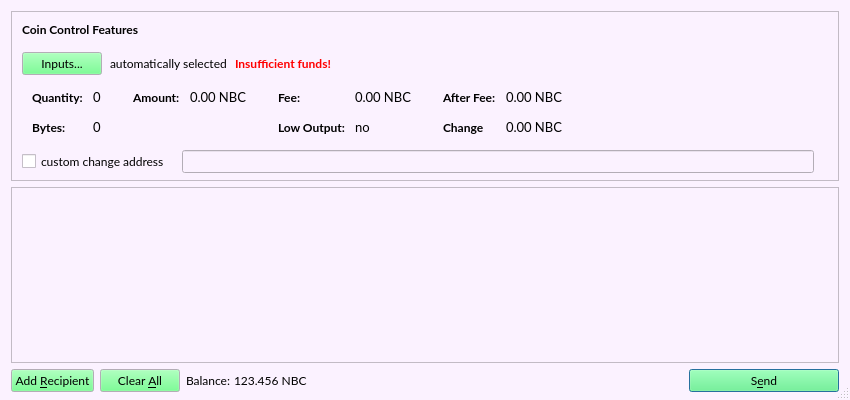
<?xml version="1.0" encoding="UTF-8"?>
<ui version="4.0">
 <class>SendCoinsDialog</class>
 <widget class="QDialog" name="SendCoinsDialog">
  <property name="geometry">
   <rect>
    <x>0</x>
    <y>0</y>
    <width>850</width>
    <height>400</height>
   </rect>
  </property>
  <property name="palette">
   <palette>
    <active>
     <colorrole role="WindowText">
      <brush brushstyle="SolidPattern">
       <color alpha="255">
        <red>0</red>
        <green>0</green>
        <blue>0</blue>
       </color>
      </brush>
     </colorrole>
     <colorrole role="Button">
      <brush brushstyle="SolidPattern">
       <color alpha="255">
        <red>85</red>
        <green>255</green>
        <blue>119</blue>
       </color>
      </brush>
     </colorrole>
     <colorrole role="Light">
      <brush brushstyle="SolidPattern">
       <color alpha="255">
        <red>213</red>
        <green>255</green>
        <blue>221</blue>
       </color>
      </brush>
     </colorrole>
     <colorrole role="Midlight">
      <brush brushstyle="SolidPattern">
       <color alpha="255">
        <red>149</red>
        <green>255</green>
        <blue>170</blue>
       </color>
      </brush>
     </colorrole>
     <colorrole role="Dark">
      <brush brushstyle="SolidPattern">
       <color alpha="255">
        <red>42</red>
        <green>127</green>
        <blue>59</blue>
       </color>
      </brush>
     </colorrole>
     <colorrole role="Mid">
      <brush brushstyle="SolidPattern">
       <color alpha="255">
        <red>56</red>
        <green>170</green>
        <blue>79</blue>
       </color>
      </brush>
     </colorrole>
     <colorrole role="Text">
      <brush brushstyle="SolidPattern">
       <color alpha="255">
        <red>0</red>
        <green>0</green>
        <blue>0</blue>
       </color>
      </brush>
     </colorrole>
     <colorrole role="BrightText">
      <brush brushstyle="SolidPattern">
       <color alpha="255">
        <red>255</red>
        <green>255</green>
        <blue>255</blue>
       </color>
      </brush>
     </colorrole>
     <colorrole role="ButtonText">
      <brush brushstyle="SolidPattern">
       <color alpha="255">
        <red>0</red>
        <green>0</green>
        <blue>0</blue>
       </color>
      </brush>
     </colorrole>
     <colorrole role="Base">
      <brush brushstyle="SolidPattern">
       <color alpha="255">
        <red>255</red>
        <green>255</green>
        <blue>255</blue>
       </color>
      </brush>
     </colorrole>
     <colorrole role="Window">
      <brush brushstyle="SolidPattern">
       <color alpha="255">
        <red>251</red>
        <green>242</green>
        <blue>255</blue>
       </color>
      </brush>
     </colorrole>
     <colorrole role="Shadow">
      <brush brushstyle="SolidPattern">
       <color alpha="255">
        <red>0</red>
        <green>0</green>
        <blue>0</blue>
       </color>
      </brush>
     </colorrole>
     <colorrole role="AlternateBase">
      <brush brushstyle="SolidPattern">
       <color alpha="255">
        <red>170</red>
        <green>255</green>
        <blue>187</blue>
       </color>
      </brush>
     </colorrole>
     <colorrole role="ToolTipBase">
      <brush brushstyle="SolidPattern">
       <color alpha="255">
        <red>255</red>
        <green>255</green>
        <blue>220</blue>
       </color>
      </brush>
     </colorrole>
     <colorrole role="ToolTipText">
      <brush brushstyle="SolidPattern">
       <color alpha="255">
        <red>0</red>
        <green>0</green>
        <blue>0</blue>
       </color>
      </brush>
     </colorrole>
     <colorrole role="PlaceholderText">
      <brush brushstyle="SolidPattern">
       <color alpha="128">
        <red>0</red>
        <green>0</green>
        <blue>0</blue>
       </color>
      </brush>
     </colorrole>
    </active>
    <inactive>
     <colorrole role="WindowText">
      <brush brushstyle="SolidPattern">
       <color alpha="255">
        <red>0</red>
        <green>0</green>
        <blue>0</blue>
       </color>
      </brush>
     </colorrole>
     <colorrole role="Button">
      <brush brushstyle="SolidPattern">
       <color alpha="255">
        <red>85</red>
        <green>255</green>
        <blue>119</blue>
       </color>
      </brush>
     </colorrole>
     <colorrole role="Light">
      <brush brushstyle="SolidPattern">
       <color alpha="255">
        <red>213</red>
        <green>255</green>
        <blue>221</blue>
       </color>
      </brush>
     </colorrole>
     <colorrole role="Midlight">
      <brush brushstyle="SolidPattern">
       <color alpha="255">
        <red>149</red>
        <green>255</green>
        <blue>170</blue>
       </color>
      </brush>
     </colorrole>
     <colorrole role="Dark">
      <brush brushstyle="SolidPattern">
       <color alpha="255">
        <red>42</red>
        <green>127</green>
        <blue>59</blue>
       </color>
      </brush>
     </colorrole>
     <colorrole role="Mid">
      <brush brushstyle="SolidPattern">
       <color alpha="255">
        <red>56</red>
        <green>170</green>
        <blue>79</blue>
       </color>
      </brush>
     </colorrole>
     <colorrole role="Text">
      <brush brushstyle="SolidPattern">
       <color alpha="255">
        <red>0</red>
        <green>0</green>
        <blue>0</blue>
       </color>
      </brush>
     </colorrole>
     <colorrole role="BrightText">
      <brush brushstyle="SolidPattern">
       <color alpha="255">
        <red>255</red>
        <green>255</green>
        <blue>255</blue>
       </color>
      </brush>
     </colorrole>
     <colorrole role="ButtonText">
      <brush brushstyle="SolidPattern">
       <color alpha="255">
        <red>0</red>
        <green>0</green>
        <blue>0</blue>
       </color>
      </brush>
     </colorrole>
     <colorrole role="Base">
      <brush brushstyle="SolidPattern">
       <color alpha="255">
        <red>255</red>
        <green>255</green>
        <blue>255</blue>
       </color>
      </brush>
     </colorrole>
     <colorrole role="Window">
      <brush brushstyle="SolidPattern">
       <color alpha="255">
        <red>251</red>
        <green>242</green>
        <blue>255</blue>
       </color>
      </brush>
     </colorrole>
     <colorrole role="Shadow">
      <brush brushstyle="SolidPattern">
       <color alpha="255">
        <red>0</red>
        <green>0</green>
        <blue>0</blue>
       </color>
      </brush>
     </colorrole>
     <colorrole role="AlternateBase">
      <brush brushstyle="SolidPattern">
       <color alpha="255">
        <red>170</red>
        <green>255</green>
        <blue>187</blue>
       </color>
      </brush>
     </colorrole>
     <colorrole role="ToolTipBase">
      <brush brushstyle="SolidPattern">
       <color alpha="255">
        <red>255</red>
        <green>255</green>
        <blue>220</blue>
       </color>
      </brush>
     </colorrole>
     <colorrole role="ToolTipText">
      <brush brushstyle="SolidPattern">
       <color alpha="255">
        <red>0</red>
        <green>0</green>
        <blue>0</blue>
       </color>
      </brush>
     </colorrole>
     <colorrole role="PlaceholderText">
      <brush brushstyle="SolidPattern">
       <color alpha="128">
        <red>0</red>
        <green>0</green>
        <blue>0</blue>
       </color>
      </brush>
     </colorrole>
    </inactive>
    <disabled>
     <colorrole role="WindowText">
      <brush brushstyle="SolidPattern">
       <color alpha="255">
        <red>42</red>
        <green>127</green>
        <blue>59</blue>
       </color>
      </brush>
     </colorrole>
     <colorrole role="Button">
      <brush brushstyle="SolidPattern">
       <color alpha="255">
        <red>85</red>
        <green>255</green>
        <blue>119</blue>
       </color>
      </brush>
     </colorrole>
     <colorrole role="Light">
      <brush brushstyle="SolidPattern">
       <color alpha="255">
        <red>213</red>
        <green>255</green>
        <blue>221</blue>
       </color>
      </brush>
     </colorrole>
     <colorrole role="Midlight">
      <brush brushstyle="SolidPattern">
       <color alpha="255">
        <red>149</red>
        <green>255</green>
        <blue>170</blue>
       </color>
      </brush>
     </colorrole>
     <colorrole role="Dark">
      <brush brushstyle="SolidPattern">
       <color alpha="255">
        <red>42</red>
        <green>127</green>
        <blue>59</blue>
       </color>
      </brush>
     </colorrole>
     <colorrole role="Mid">
      <brush brushstyle="SolidPattern">
       <color alpha="255">
        <red>56</red>
        <green>170</green>
        <blue>79</blue>
       </color>
      </brush>
     </colorrole>
     <colorrole role="Text">
      <brush brushstyle="SolidPattern">
       <color alpha="255">
        <red>42</red>
        <green>127</green>
        <blue>59</blue>
       </color>
      </brush>
     </colorrole>
     <colorrole role="BrightText">
      <brush brushstyle="SolidPattern">
       <color alpha="255">
        <red>255</red>
        <green>255</green>
        <blue>255</blue>
       </color>
      </brush>
     </colorrole>
     <colorrole role="ButtonText">
      <brush brushstyle="SolidPattern">
       <color alpha="255">
        <red>42</red>
        <green>127</green>
        <blue>59</blue>
       </color>
      </brush>
     </colorrole>
     <colorrole role="Base">
      <brush brushstyle="SolidPattern">
       <color alpha="255">
        <red>251</red>
        <green>242</green>
        <blue>255</blue>
       </color>
      </brush>
     </colorrole>
     <colorrole role="Window">
      <brush brushstyle="SolidPattern">
       <color alpha="255">
        <red>251</red>
        <green>242</green>
        <blue>255</blue>
       </color>
      </brush>
     </colorrole>
     <colorrole role="Shadow">
      <brush brushstyle="SolidPattern">
       <color alpha="255">
        <red>0</red>
        <green>0</green>
        <blue>0</blue>
       </color>
      </brush>
     </colorrole>
     <colorrole role="AlternateBase">
      <brush brushstyle="SolidPattern">
       <color alpha="255">
        <red>85</red>
        <green>255</green>
        <blue>119</blue>
       </color>
      </brush>
     </colorrole>
     <colorrole role="ToolTipBase">
      <brush brushstyle="SolidPattern">
       <color alpha="255">
        <red>255</red>
        <green>255</green>
        <blue>220</blue>
       </color>
      </brush>
     </colorrole>
     <colorrole role="ToolTipText">
      <brush brushstyle="SolidPattern">
       <color alpha="255">
        <red>0</red>
        <green>0</green>
        <blue>0</blue>
       </color>
      </brush>
     </colorrole>
     <colorrole role="PlaceholderText">
      <brush brushstyle="SolidPattern">
       <color alpha="128">
        <red>0</red>
        <green>0</green>
        <blue>0</blue>
       </color>
      </brush>
     </colorrole>
    </disabled>
   </palette>
  </property>
  <property name="font">
   <font>
    <family>Lato</family>
   </font>
  </property>
  <property name="windowTitle">
   <string>Send Coins</string>
  </property>
  <property name="windowIcon">
   <iconset>
    <normaloff>../../../../../@media/favicon.ico</normaloff>../../../../../@media/favicon.ico</iconset>
  </property>
  <property name="autoFillBackground">
   <bool>true</bool>
  </property>
  <property name="styleSheet">
   <string notr="true"/>
  </property>
  <property name="sizeGripEnabled">
   <bool>true</bool>
  </property>
  <property name="modal">
   <bool>true</bool>
  </property>
  <layout class="QVBoxLayout" name="verticalLayout" stretch="0,1,0">
   <property name="bottomMargin">
    <number>8</number>
   </property>
   <item>
    <widget class="QFrame" name="frameCoinControl">
     <property name="sizePolicy">
      <sizepolicy hsizetype="Expanding" vsizetype="Expanding">
       <horstretch>0</horstretch>
       <verstretch>0</verstretch>
      </sizepolicy>
     </property>
     <property name="maximumSize">
      <size>
       <width>16777215</width>
       <height>16777215</height>
      </size>
     </property>
     <property name="frameShape">
      <enum>QFrame::StyledPanel</enum>
     </property>
     <property name="frameShadow">
      <enum>QFrame::Sunken</enum>
     </property>
     <layout class="QVBoxLayout" name="verticalLayoutCoinControl2">
      <property name="spacing">
       <number>6</number>
      </property>
      <property name="leftMargin">
       <number>0</number>
      </property>
      <property name="topMargin">
       <number>0</number>
      </property>
      <property name="rightMargin">
       <number>0</number>
      </property>
      <property name="bottomMargin">
       <number>6</number>
      </property>
      <item>
       <layout class="QVBoxLayout" name="verticalLayoutCoinControl" stretch="0,0,0,0,1">
        <property name="spacing">
         <number>0</number>
        </property>
        <property name="leftMargin">
         <number>10</number>
        </property>
        <property name="topMargin">
         <number>10</number>
        </property>
        <item>
         <layout class="QHBoxLayout" name="horizontalLayoutCoinControl1">
          <property name="bottomMargin">
           <number>15</number>
          </property>
          <item>
           <widget class="QLabel" name="labelCoinControlFeatures">
            <property name="sizePolicy">
             <sizepolicy hsizetype="Preferred" vsizetype="Maximum">
              <horstretch>0</horstretch>
              <verstretch>0</verstretch>
             </sizepolicy>
            </property>
            <property name="font">
             <font>
              <weight>75</weight>
              <bold>true</bold>
             </font>
            </property>
            <property name="styleSheet">
             <string notr="true">font-weight:bold;</string>
            </property>
            <property name="text">
             <string>Coin Control Features</string>
            </property>
           </widget>
          </item>
         </layout>
        </item>
        <item>
         <layout class="QHBoxLayout" name="horizontalLayoutCoinControl2" stretch="0,0,0,0">
          <property name="spacing">
           <number>8</number>
          </property>
          <property name="bottomMargin">
           <number>10</number>
          </property>
          <item>
           <widget class="QPushButton" name="pushButtonCoinControl">
            <property name="styleSheet">
             <string notr="true"/>
            </property>
            <property name="text">
             <string>Inputs...</string>
            </property>
           </widget>
          </item>
          <item>
           <widget class="QLabel" name="labelCoinControlAutomaticallySelected">
            <property name="text">
             <string>automatically selected</string>
            </property>
            <property name="margin">
             <number>5</number>
            </property>
           </widget>
          </item>
          <item>
           <widget class="QLabel" name="labelCoinControlInsuffFunds">
            <property name="font">
             <font>
              <weight>75</weight>
              <bold>true</bold>
             </font>
            </property>
            <property name="styleSheet">
             <string notr="true">color:red;font-weight:bold;</string>
            </property>
            <property name="text">
             <string>Insufficient funds!</string>
            </property>
            <property name="margin">
             <number>5</number>
            </property>
           </widget>
          </item>
          <item>
           <spacer name="horizontalSpacerCoinControl">
            <property name="orientation">
             <enum>Qt::Horizontal</enum>
            </property>
            <property name="sizeHint" stdset="0">
             <size>
              <width>40</width>
              <height>1</height>
             </size>
            </property>
           </spacer>
          </item>
         </layout>
        </item>
        <item>
         <widget class="QWidget" name="widgetCoinControl" native="true">
          <property name="sizePolicy">
           <sizepolicy hsizetype="Preferred" vsizetype="Preferred">
            <horstretch>0</horstretch>
            <verstretch>0</verstretch>
           </sizepolicy>
          </property>
          <property name="minimumSize">
           <size>
            <width>0</width>
            <height>0</height>
           </size>
          </property>
          <property name="styleSheet">
           <string notr="true"/>
          </property>
          <layout class="QHBoxLayout" name="horizontalLayoutCoinControl5">
           <property name="leftMargin">
            <number>0</number>
           </property>
           <property name="topMargin">
            <number>0</number>
           </property>
           <property name="rightMargin">
            <number>0</number>
           </property>
           <property name="bottomMargin">
            <number>0</number>
           </property>
           <item>
            <layout class="QHBoxLayout" name="horizontalLayoutCoinControl3" stretch="0,0,0,1">
             <property name="spacing">
              <number>20</number>
             </property>
             <property name="topMargin">
              <number>0</number>
             </property>
             <property name="bottomMargin">
              <number>10</number>
             </property>
             <item>
              <layout class="QFormLayout" name="formLayoutCoinControl1">
               <property name="horizontalSpacing">
                <number>10</number>
               </property>
               <property name="verticalSpacing">
                <number>14</number>
               </property>
               <property name="leftMargin">
                <number>10</number>
               </property>
               <property name="topMargin">
                <number>4</number>
               </property>
               <property name="rightMargin">
                <number>6</number>
               </property>
               <item row="0" column="0">
                <widget class="QLabel" name="labelCoinControlQuantityText">
                 <property name="styleSheet">
                  <string notr="true">font-weight:bold;</string>
                 </property>
                 <property name="text">
                  <string>Quantity:</string>
                 </property>
                 <property name="margin">
                  <number>0</number>
                 </property>
                </widget>
               </item>
               <item row="0" column="1">
                <widget class="QLabel" name="labelCoinControlQuantity">
                 <property name="font">
                  <font>
                   <family>Monospace</family>
                   <pointsize>10</pointsize>
                  </font>
                 </property>
                 <property name="cursor">
                  <cursorShape>IBeamCursor</cursorShape>
                 </property>
                 <property name="contextMenuPolicy">
                  <enum>Qt::ActionsContextMenu</enum>
                 </property>
                 <property name="text">
                  <string>0</string>
                 </property>
                 <property name="margin">
                  <number>0</number>
                 </property>
                 <property name="textInteractionFlags">
                  <set>Qt::LinksAccessibleByMouse|Qt::TextSelectableByKeyboard|Qt::TextSelectableByMouse</set>
                 </property>
                </widget>
               </item>
               <item row="1" column="0">
                <widget class="QLabel" name="labelCoinControlBytesText">
                 <property name="styleSheet">
                  <string notr="true">font-weight:bold;</string>
                 </property>
                 <property name="text">
                  <string>Bytes:</string>
                 </property>
                </widget>
               </item>
               <item row="1" column="1">
                <widget class="QLabel" name="labelCoinControlBytes">
                 <property name="font">
                  <font>
                   <family>Monospace</family>
                   <pointsize>10</pointsize>
                  </font>
                 </property>
                 <property name="cursor">
                  <cursorShape>IBeamCursor</cursorShape>
                 </property>
                 <property name="contextMenuPolicy">
                  <enum>Qt::ActionsContextMenu</enum>
                 </property>
                 <property name="text">
                  <string>0</string>
                 </property>
                 <property name="textInteractionFlags">
                  <set>Qt::LinksAccessibleByMouse|Qt::TextSelectableByKeyboard|Qt::TextSelectableByMouse</set>
                 </property>
                </widget>
               </item>
              </layout>
             </item>
             <item>
              <layout class="QFormLayout" name="formLayoutCoinControl2">
               <property name="horizontalSpacing">
                <number>10</number>
               </property>
               <property name="verticalSpacing">
                <number>14</number>
               </property>
               <property name="leftMargin">
                <number>6</number>
               </property>
               <property name="topMargin">
                <number>4</number>
               </property>
               <property name="rightMargin">
                <number>6</number>
               </property>
               <item row="0" column="0">
                <widget class="QLabel" name="labelCoinControlAmountText">
                 <property name="styleSheet">
                  <string notr="true">font-weight:bold;</string>
                 </property>
                 <property name="text">
                  <string>Amount:</string>
                 </property>
                 <property name="margin">
                  <number>0</number>
                 </property>
                </widget>
               </item>
               <item row="0" column="1">
                <widget class="QLabel" name="labelCoinControlAmount">
                 <property name="font">
                  <font>
                   <family>Monospace</family>
                   <pointsize>10</pointsize>
                  </font>
                 </property>
                 <property name="cursor">
                  <cursorShape>IBeamCursor</cursorShape>
                 </property>
                 <property name="contextMenuPolicy">
                  <enum>Qt::ActionsContextMenu</enum>
                 </property>
                 <property name="text">
                  <string notr="true">0.00 NBC</string>
                 </property>
                 <property name="textInteractionFlags">
                  <set>Qt::LinksAccessibleByMouse|Qt::TextSelectableByKeyboard|Qt::TextSelectableByMouse</set>
                 </property>
                </widget>
               </item>
              </layout>
             </item>
             <item>
              <layout class="QFormLayout" name="formLayoutCoinControl3">
               <property name="horizontalSpacing">
                <number>10</number>
               </property>
               <property name="verticalSpacing">
                <number>14</number>
               </property>
               <property name="leftMargin">
                <number>6</number>
               </property>
               <property name="topMargin">
                <number>4</number>
               </property>
               <property name="rightMargin">
                <number>6</number>
               </property>
               <item row="0" column="0">
                <widget class="QLabel" name="labelCoinControlFeeText">
                 <property name="styleSheet">
                  <string notr="true">font-weight:bold;</string>
                 </property>
                 <property name="text">
                  <string>Fee:</string>
                 </property>
                 <property name="margin">
                  <number>0</number>
                 </property>
                </widget>
               </item>
               <item row="0" column="1">
                <widget class="QLabel" name="labelCoinControlFee">
                 <property name="font">
                  <font>
                   <family>Monospace</family>
                   <pointsize>10</pointsize>
                  </font>
                 </property>
                 <property name="cursor">
                  <cursorShape>IBeamCursor</cursorShape>
                 </property>
                 <property name="contextMenuPolicy">
                  <enum>Qt::ActionsContextMenu</enum>
                 </property>
                 <property name="text">
                  <string notr="true">0.00 NBC</string>
                 </property>
                 <property name="textInteractionFlags">
                  <set>Qt::LinksAccessibleByMouse|Qt::TextSelectableByKeyboard|Qt::TextSelectableByMouse</set>
                 </property>
                </widget>
               </item>
               <item row="1" column="0">
                <widget class="QLabel" name="labelCoinControlLowOutputText">
                 <property name="styleSheet">
                  <string notr="true">font-weight:bold;</string>
                 </property>
                 <property name="text">
                  <string>Low Output:</string>
                 </property>
                </widget>
               </item>
               <item row="1" column="1">
                <widget class="QLabel" name="labelCoinControlLowOutput">
                 <property name="font">
                  <font>
                   <family>Monospace</family>
                   <pointsize>10</pointsize>
                  </font>
                 </property>
                 <property name="cursor">
                  <cursorShape>IBeamCursor</cursorShape>
                 </property>
                 <property name="contextMenuPolicy">
                  <enum>Qt::ActionsContextMenu</enum>
                 </property>
                 <property name="text">
                  <string>no</string>
                 </property>
                 <property name="textInteractionFlags">
                  <set>Qt::LinksAccessibleByMouse|Qt::TextSelectableByKeyboard|Qt::TextSelectableByMouse</set>
                 </property>
                </widget>
               </item>
              </layout>
             </item>
             <item>
              <layout class="QFormLayout" name="formLayoutCoinControl4">
               <property name="horizontalSpacing">
                <number>10</number>
               </property>
               <property name="verticalSpacing">
                <number>14</number>
               </property>
               <property name="leftMargin">
                <number>6</number>
               </property>
               <property name="topMargin">
                <number>4</number>
               </property>
               <property name="rightMargin">
                <number>6</number>
               </property>
               <item row="0" column="0">
                <widget class="QLabel" name="labelCoinControlAfterFeeText">
                 <property name="styleSheet">
                  <string notr="true">font-weight:bold;</string>
                 </property>
                 <property name="text">
                  <string>After Fee:</string>
                 </property>
                 <property name="margin">
                  <number>0</number>
                 </property>
                </widget>
               </item>
               <item row="0" column="1">
                <widget class="QLabel" name="labelCoinControlAfterFee">
                 <property name="font">
                  <font>
                   <family>Monospace</family>
                   <pointsize>10</pointsize>
                  </font>
                 </property>
                 <property name="cursor">
                  <cursorShape>IBeamCursor</cursorShape>
                 </property>
                 <property name="contextMenuPolicy">
                  <enum>Qt::ActionsContextMenu</enum>
                 </property>
                 <property name="text">
                  <string notr="true">0.00 NBC</string>
                 </property>
                 <property name="textInteractionFlags">
                  <set>Qt::LinksAccessibleByMouse|Qt::TextSelectableByKeyboard|Qt::TextSelectableByMouse</set>
                 </property>
                </widget>
               </item>
               <item row="1" column="0">
                <widget class="QLabel" name="labelCoinControlChangeText">
                 <property name="styleSheet">
                  <string notr="true">font-weight:bold;</string>
                 </property>
                 <property name="text">
                  <string>Change</string>
                 </property>
                </widget>
               </item>
               <item row="1" column="1">
                <widget class="QLabel" name="labelCoinControlChange">
                 <property name="font">
                  <font>
                   <family>Monospace</family>
                   <pointsize>10</pointsize>
                  </font>
                 </property>
                 <property name="cursor">
                  <cursorShape>IBeamCursor</cursorShape>
                 </property>
                 <property name="contextMenuPolicy">
                  <enum>Qt::ActionsContextMenu</enum>
                 </property>
                 <property name="text">
                  <string notr="true">0.00 NBC</string>
                 </property>
                 <property name="textInteractionFlags">
                  <set>Qt::LinksAccessibleByMouse|Qt::TextSelectableByKeyboard|Qt::TextSelectableByMouse</set>
                 </property>
                </widget>
               </item>
              </layout>
             </item>
            </layout>
           </item>
          </layout>
         </widget>
        </item>
        <item>
         <layout class="QHBoxLayout" name="horizontalLayoutCoinControl4" stretch="0,0,0">
          <property name="spacing">
           <number>12</number>
          </property>
          <property name="sizeConstraint">
           <enum>QLayout::SetDefaultConstraint</enum>
          </property>
          <property name="topMargin">
           <number>5</number>
          </property>
          <property name="rightMargin">
           <number>5</number>
          </property>
          <item>
           <widget class="QCheckBox" name="checkBoxCoinControlChange">
            <property name="text">
             <string>custom change address</string>
            </property>
           </widget>
          </item>
          <item>
           <widget class="QLineEdit" name="lineEditCoinControlChange">
            <property name="enabled">
             <bool>false</bool>
            </property>
            <property name="sizePolicy">
             <sizepolicy hsizetype="Expanding" vsizetype="Fixed">
              <horstretch>0</horstretch>
              <verstretch>0</verstretch>
             </sizepolicy>
            </property>
           </widget>
          </item>
          <item>
           <widget class="QLabel" name="labelCoinControlChangeLabel">
            <property name="sizePolicy">
             <sizepolicy hsizetype="Preferred" vsizetype="Expanding">
              <horstretch>0</horstretch>
              <verstretch>0</verstretch>
             </sizepolicy>
            </property>
            <property name="minimumSize">
             <size>
              <width>0</width>
              <height>0</height>
             </size>
            </property>
            <property name="text">
             <string/>
            </property>
            <property name="margin">
             <number>3</number>
            </property>
           </widget>
          </item>
         </layout>
        </item>
        <item>
         <spacer name="verticalSpacerCoinControl">
          <property name="orientation">
           <enum>Qt::Vertical</enum>
          </property>
          <property name="sizeHint" stdset="0">
           <size>
            <width>800</width>
            <height>1</height>
           </size>
          </property>
         </spacer>
        </item>
       </layout>
      </item>
     </layout>
    </widget>
   </item>
   <item>
    <widget class="QScrollArea" name="scrollArea">
     <property name="widgetResizable">
      <bool>true</bool>
     </property>
     <widget class="QWidget" name="scrollAreaWidgetContents">
      <property name="geometry">
       <rect>
        <x>0</x>
        <y>0</y>
        <width>830</width>
        <height>163</height>
       </rect>
      </property>
      <layout class="QVBoxLayout" name="verticalLayout_2">
       <property name="leftMargin">
        <number>0</number>
       </property>
       <property name="topMargin">
        <number>0</number>
       </property>
       <property name="rightMargin">
        <number>0</number>
       </property>
       <property name="bottomMargin">
        <number>0</number>
       </property>
       <item>
        <layout class="QVBoxLayout" name="entries">
         <property name="spacing">
          <number>6</number>
         </property>
        </layout>
       </item>
       <item>
        <spacer name="verticalSpacer">
         <property name="orientation">
          <enum>Qt::Vertical</enum>
         </property>
         <property name="sizeHint" stdset="0">
          <size>
           <width>20</width>
           <height>40</height>
          </size>
         </property>
        </spacer>
       </item>
      </layout>
     </widget>
    </widget>
   </item>
   <item>
    <layout class="QHBoxLayout" name="horizontalLayout">
     <item>
      <widget class="QPushButton" name="addButton">
       <property name="toolTip">
        <string>Send to multiple recipients at once</string>
       </property>
       <property name="text">
        <string>Add &amp;Recipient</string>
       </property>
       <property name="autoDefault">
        <bool>false</bool>
       </property>
      </widget>
     </item>
     <item>
      <widget class="QPushButton" name="clearButton">
       <property name="sizePolicy">
        <sizepolicy hsizetype="Minimum" vsizetype="Fixed">
         <horstretch>0</horstretch>
         <verstretch>0</verstretch>
        </sizepolicy>
       </property>
       <property name="toolTip">
        <string>Remove all transaction fields</string>
       </property>
       <property name="text">
        <string>Clear &amp;All</string>
       </property>
       <property name="autoRepeatDelay">
        <number>300</number>
       </property>
       <property name="autoDefault">
        <bool>false</bool>
       </property>
      </widget>
     </item>
     <item>
      <layout class="QHBoxLayout" name="horizontalLayout_2">
       <property name="spacing">
        <number>3</number>
       </property>
       <item>
        <widget class="QLabel" name="label">
         <property name="sizePolicy">
          <sizepolicy hsizetype="Preferred" vsizetype="Fixed">
           <horstretch>0</horstretch>
           <verstretch>0</verstretch>
          </sizepolicy>
         </property>
         <property name="text">
          <string>Balance:</string>
         </property>
        </widget>
       </item>
       <item>
        <widget class="QLabel" name="labelBalance">
         <property name="sizePolicy">
          <sizepolicy hsizetype="Preferred" vsizetype="Fixed">
           <horstretch>0</horstretch>
           <verstretch>0</verstretch>
          </sizepolicy>
         </property>
         <property name="cursor">
          <cursorShape>IBeamCursor</cursorShape>
         </property>
         <property name="text">
          <string notr="true">123.456 NBC</string>
         </property>
         <property name="textInteractionFlags">
          <set>Qt::LinksAccessibleByMouse|Qt::TextSelectableByKeyboard|Qt::TextSelectableByMouse</set>
         </property>
        </widget>
       </item>
      </layout>
     </item>
     <item>
      <spacer name="horizontalSpacer">
       <property name="orientation">
        <enum>Qt::Horizontal</enum>
       </property>
       <property name="sizeHint" stdset="0">
        <size>
         <width>40</width>
         <height>20</height>
        </size>
       </property>
      </spacer>
     </item>
     <item>
      <widget class="QPushButton" name="sendButton">
       <property name="minimumSize">
        <size>
         <width>150</width>
         <height>0</height>
        </size>
       </property>
       <property name="toolTip">
        <string>Confirm the send action</string>
       </property>
       <property name="text">
        <string>S&amp;end</string>
       </property>
       <property name="icon">
        <iconset resource="../bitcoin.qrc">
         <normaloff>:/icons/send</normaloff>:/icons/send</iconset>
       </property>
       <property name="default">
        <bool>true</bool>
       </property>
      </widget>
     </item>
    </layout>
   </item>
  </layout>
 </widget>
 <resources>
  <include location="../bitcoin.qrc"/>
 </resources>
 <connections/>
</ui>
